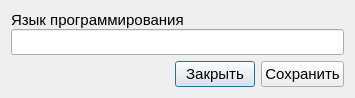
<?xml version="1.0" encoding="UTF-8"?>
<ui version="4.0">
 <class>LanDialog</class>
 <widget class="QDialog" name="LanDialog">
  <property name="geometry">
   <rect>
    <x>0</x>
    <y>0</y>
    <width>355</width>
    <height>96</height>
   </rect>
  </property>
  <property name="windowTitle">
   <string>Dialog</string>
  </property>
  <layout class="QVBoxLayout" name="verticalLayout_2">
   <item>
    <layout class="QVBoxLayout" name="verticalLayout">
     <property name="spacing">
      <number>0</number>
     </property>
     <item>
      <widget class="QLabel" name="label">
       <property name="font">
        <font>
         <pointsize>11</pointsize>
        </font>
       </property>
       <property name="text">
        <string>Язык программирования</string>
       </property>
      </widget>
     </item>
     <item>
      <widget class="QLineEdit" name="edtName">
       <property name="font">
        <font>
         <pointsize>11</pointsize>
        </font>
       </property>
      </widget>
     </item>
    </layout>
   </item>
   <item>
    <layout class="QHBoxLayout" name="horizontalLayout">
     <item>
      <spacer name="horizontalSpacer">
       <property name="orientation">
        <enum>Qt::Horizontal</enum>
       </property>
       <property name="sizeHint" stdset="0">
        <size>
         <width>40</width>
         <height>20</height>
        </size>
       </property>
      </spacer>
     </item>
     <item>
      <widget class="QPushButton" name="btnCancel">
       <property name="font">
        <font>
         <pointsize>11</pointsize>
        </font>
       </property>
       <property name="text">
        <string>Закрыть</string>
       </property>
       <property name="icon">
        <iconset>
         <normalon>:/images/close.png</normalon>
        </iconset>
       </property>
      </widget>
     </item>
     <item>
      <widget class="QPushButton" name="btnSave">
       <property name="font">
        <font>
         <pointsize>11</pointsize>
        </font>
       </property>
       <property name="text">
        <string>Сохранить</string>
       </property>
       <property name="icon">
        <iconset>
         <normalon>:/images/save-text.png</normalon>
        </iconset>
       </property>
      </widget>
     </item>
    </layout>
   </item>
  </layout>
 </widget>
 <resources/>
 <connections/>
</ui>
